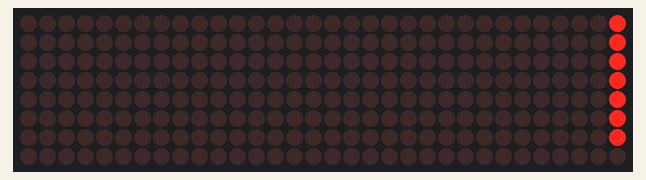
A sketch run on a simulated Arduino Uno, built with avr-gcc and run on an emulated ATmega328P. Parts: 32×8 LED matrix.

Above: at 0.15 s.
At 1.45 s:
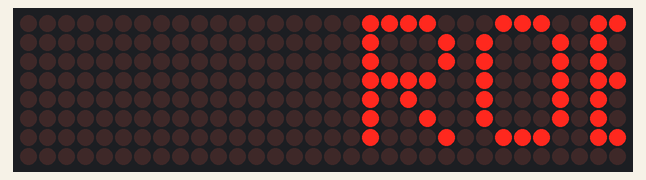
At 2.75 s:
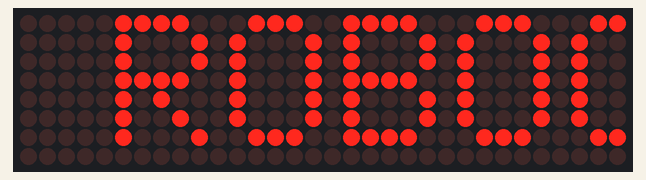
At 5.4 s:
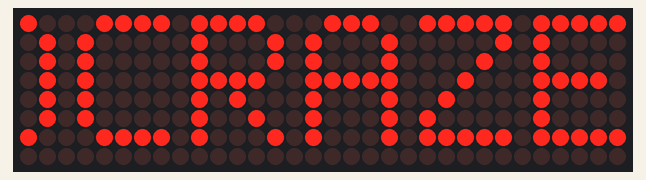
At 7.45 s:
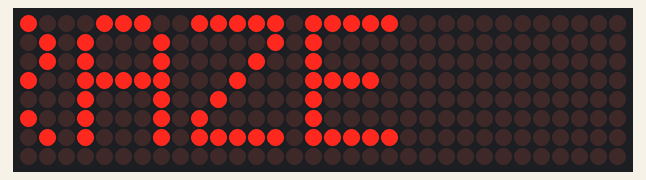
At 9.5 s:
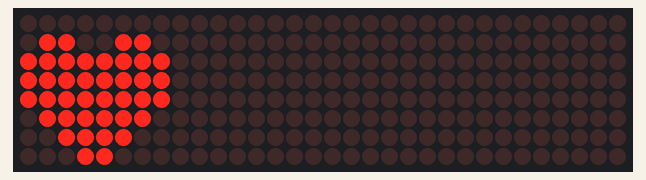

The sketch:

led_matrix_display.ino
```cpp
#include <MD_Parola.h>
#include <MD_MAX72xx.h>
#include <SPI.h>

// Matrix settings
#define HARDWARE_TYPE MD_MAX72XX::FC16_HW
#define MAX_DEVICES 4
#define DATA_PIN 11
#define CLK_PIN 13
#define CS_PIN 10

// Create display
MD_Parola display = MD_Parola(HARDWARE_TYPE, DATA_PIN, CLK_PIN, CS_PIN, MAX_DEVICES);
MD_MAX72XX* mx = display.getGraphicObject();  // Fixed: pointer instead of reference

// Full 8x8 heart (rows)
uint8_t heartBitmap[8] = {
  B00000000,
  B01100110,
  B11111111,
  B11111111,
  B11111111,
  B01111110,
  B00111100,
  B00011000
};

enum State { SCROLLING, SHOW_HEART };
State currentState = SCROLLING;

void setup() {
  display.begin();
  display.setIntensity(5);
  display.displayClear();

  display.displayText("ROBOCRAZE", PA_LEFT, 100, 1000, PA_SCROLL_LEFT, PA_SCROLL_LEFT);
}

void loop() {
  if (currentState == SCROLLING) {
    if (display.displayAnimate()) {
      currentState = SHOW_HEART;
      display.displayClear();

      // Draw heart on last module (module 3 if you have 4)
      uint8_t moduleIndex = MAX_DEVICES - 1;

      for (uint8_t row = 0; row < 8; row++) {
        mx->setRow(moduleIndex, row, heartBitmap[row]);  // Use -> instead of .
      }

      delay(2000); // Keep heart for 2 seconds

      // Reset text
      display.displayClear();
      display.displayText("ROBOCRAZE", PA_LEFT, 100, 1000, PA_SCROLL_LEFT, PA_SCROLL_LEFT);
      currentState = SCROLLING;
    }
  }
}
```

Measured:
- by itself, everything shown: repeats every 11.3 s, in 86 steps
- what the display in image 3 shows lasts 1.0 s, from 5.3 s to 6.3 s
- what the display in image 5 shows lasts 2.0 s, from 9.4 s to 11.4 s
